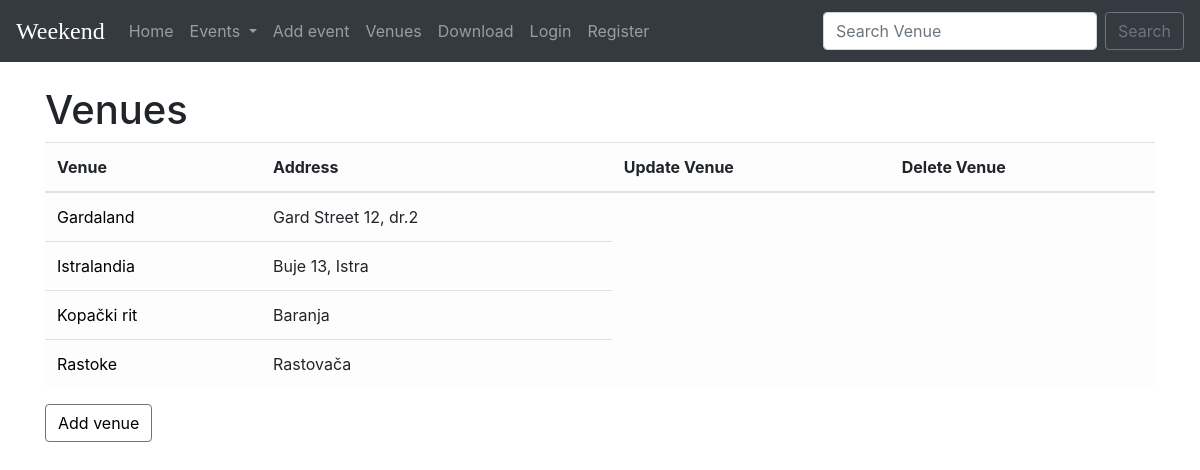
The app's page /all-venues with its own data.
### events/models.py (models this page shows, shortened)
class Venue(models.Model):
    name = models.CharField(max_length=200)
    address = models.CharField(max_length=200)
    zip_code = models.CharField(max_length=10)
    image  = models.ImageField(blank = True,null = True,upload_to ="images/")
    owner  = models.IntegerField(blank = False,default = 1)
    phone = models.CharField("Contact",max_length = 20,blank = True)
    web = models.URLField(blank = True)
    email_address = models.EmailField(max_length=100,blank = True)

### events/views.py (the view)
# urls.py: path("all-venues",all_venues,name = "all_venues"),
def all_venues(request):
    venues = Venue.objects.all().order_by("name") #   ?<- order by random
    return render(request,"venue/venue.html",{"venues":venues})

### templates/venue/venue.html (shortened to what this page needs)
{% extends 'core/base.html' %}
{% block content %}
   <h1>Venues</h1>
   <table class="table table-hover table-light">
     <thead>
       <tr>
         <th scope="col">Venue</th>
         <th scope="col">Address</th>
         <th scope="col">Update Venue</th>
         <th scope="col">Delete Venue</th>
        </tr>
  </thead>
  <tbody>
      {% for venue in venues %}
      <tr>
        <td><a href = "{% url 'show_venue' venue.id %}" style = "color:black">{{venue.name}}</a></td>
        <td>{{venue.address}}</td>
      </tr>
      {% endfor %}
    </tbody>
  </table>
  <button class = "btn btn-outline-secondary">
    <a href = "{% url 'add_venue' %}" style = "color:black">Add venue</a>
  </button>
{% endblock %}

### records on screen
Venue: name "Gardaland", address "Gard Street 12, dr.2"
Venue: name "Istralandia", address "Buje 13, Istra"
Venue: name "Kopački rit", address "Baranja"
Venue: name "Rastoke", address "Rastovača"
